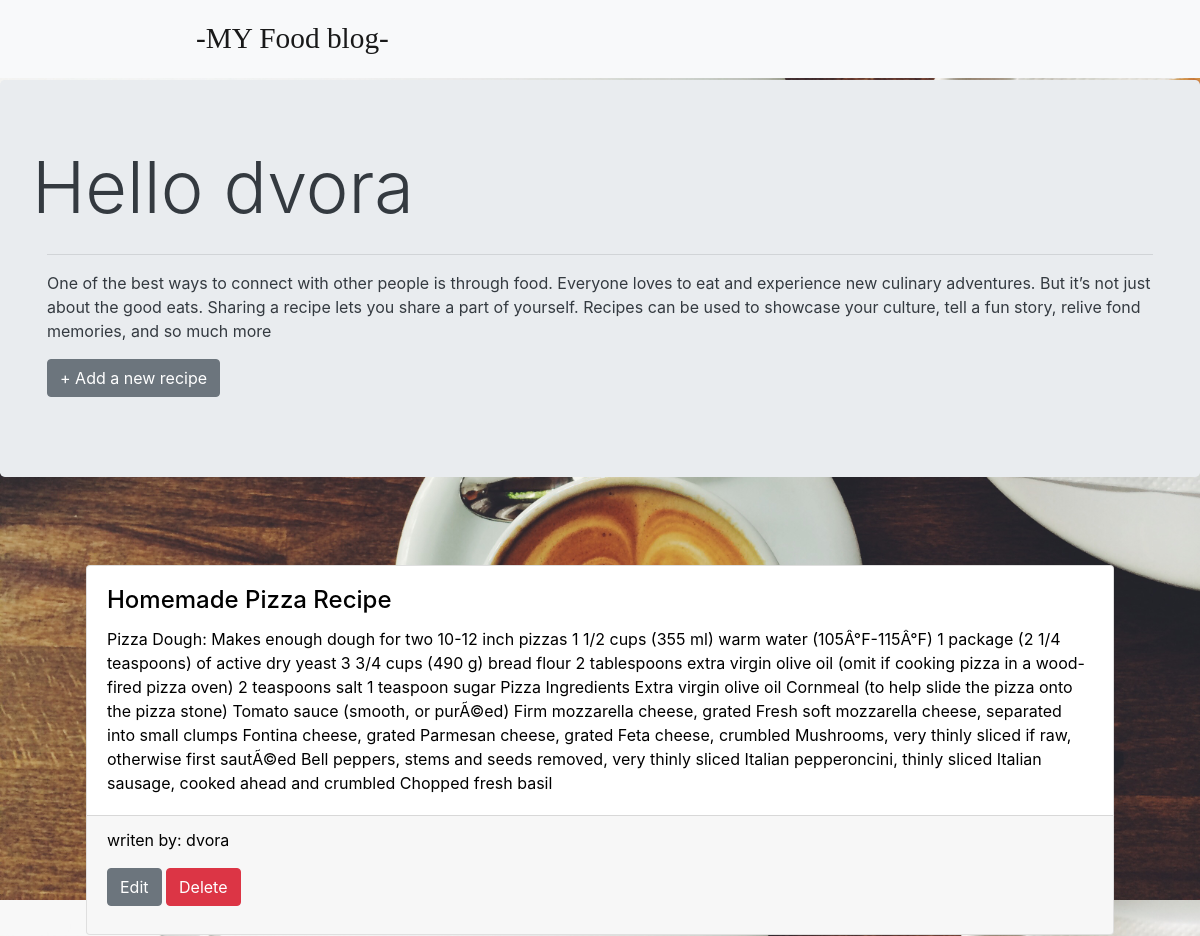
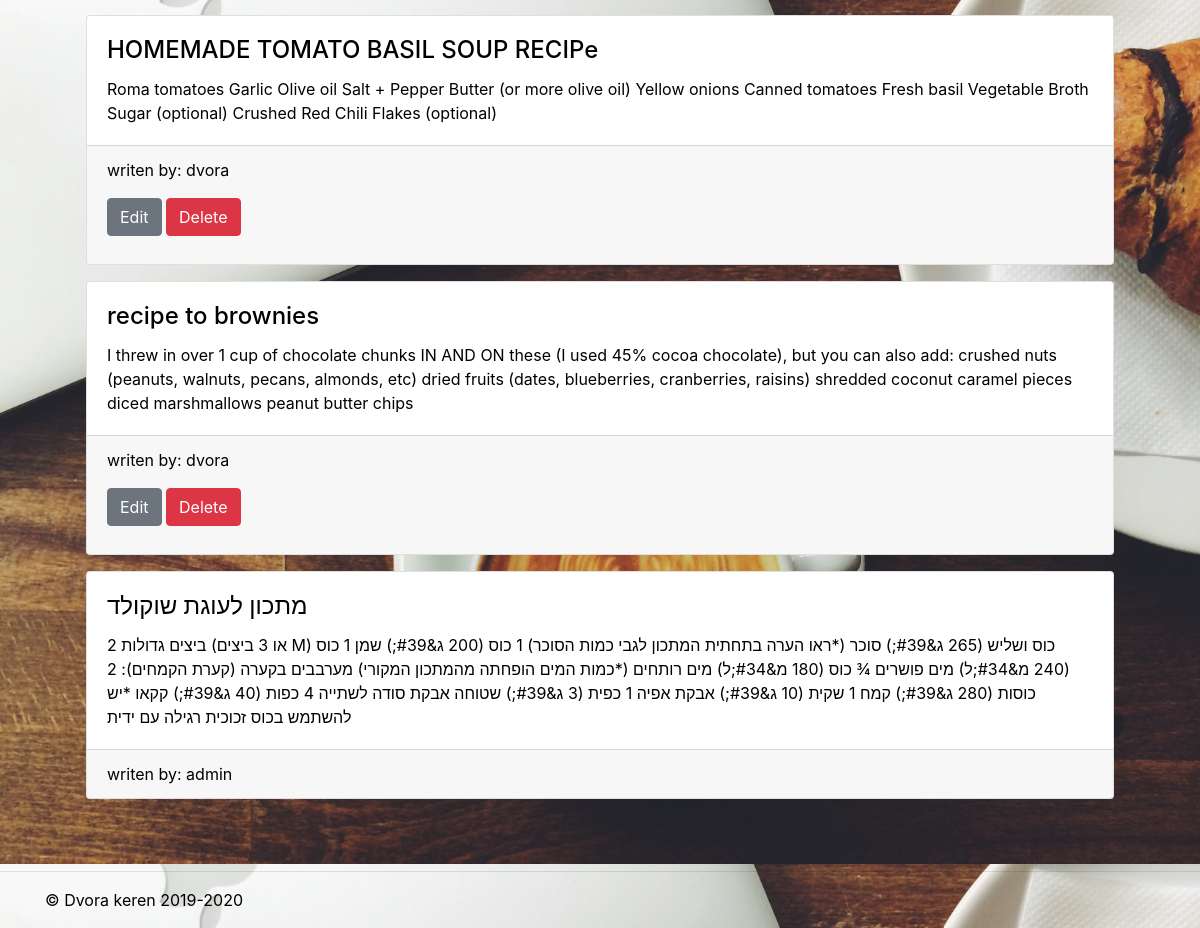
/my_page2.php (signed in), run on the app's committed database (2 pictures, top to bottom).
### tables this page shows
CREATE TABLE `posts` (
  `id` int(11) NOT NULL,
  `userid` int(11) NOT NULL,
  `title` text NOT NULL,
  `post` text NOT NULL,
  `create_at` date NOT NULL
);

CREATE TABLE `users` (
  `id` int(11) NOT NULL,
  `name` char(50) NOT NULL,
  `email` char(50) NOT NULL,
  `pwd` varchar(250) NOT NULL,
  `role` int(11) NOT NULL,
  `update_at` datetime NOT NULL DEFAULT current_timestamp(),
  `avatar` varchar(200) NOT NULL
);

### my_page2.php (the view, shortened to what this page needs)
<?php require_once 'system/function.php';
$link= db_connect();
mysqli_set_charset($link, "utf8");
$sql = "select posts.*,users.name from posts JOIN users on posts.userid = users.id";
$result=$result = mysqli_query($link,$sql);
if($result && mysqli_num_rows($result)> 0 ){
  $data = mysqli_fetch_all($result,MYSQLI_ASSOC);
}
?>
<?php require_once 'header.php';?>
  <main role="main">
  <div class="jumbotron">
    <div class="container">
    <div class="row h-100 align-items-center ">
    <h1 class="display-3 text-dark"> Hello <?= htmlspecialchars($_SESSION['name']); ?> </h1>
     </div>
      <hr>
      <p class="text-dark">One of the best ways to connect with other people is through food. Everyone loves to eat and experience new culinary adventures. But it’s not just about the good eats. Sharing a recipe lets you share a part of yourself. Recipes can be used to showcase your culture, tell a fun story, relive fond memories, and so much more</p>
      <p><a class="btn btn-secondary" href="add_post.php" role="button">+ Add a new recipe</a></p>
    </div>
  </div>
  <div class="container">
    <div class="row p-5">
    <?php if($data):?>
    <?php foreach($data as $row) :?>
    <div class="col-md-12 p-2">
    <div class="card">
    <div class="card-body">
    <h4 class="card-title"><?= htmlspecialchars($row['title']); ?></h4>
    <p class="card-text"><?= htmlspecialchars($row['post']); ?></p>
     </div>
     <div class="card-footer">
     <p class="card-text">writen by: <?= htmlspecialchars($row['name']); ?></p>
        <?php if($_SESSION['uid'] == $row['userid']) :?>
        <p>
          <a class="btn btn-secondary" href="edit_post.php?post_id=<?= $row['id'] ;?>" role="button">Edit</a>
          <a class="btn btn-danger" href="delete.php?post_id=<?= $row['id'] ;?>" role="button">Delete</a>
        </p>
        <?php endif ;?>
       </div>
       </div>
      </div>
  <?php endforeach ;?>
<?php endif ;?>
      </div>
      </div>
<?php require_once 'footer.php' ;?>

### header.php (style rules this page uses)
body { padding-top: 5rem; }

### my_page2.php (style rules this page uses)
body { background-image: url('coffe.jpg'); background-attachment: scroll; background-size: 100%; }

### footer.php (style rules this page uses)
.container { color:black; }

### data on the page
posts: title "Homemade Pizza Recipe", post "Pizza Dough: Makes enough dough for two 10-12 inch pizzas 1 1/2 cups (355 ml) warm water (105Â°F-115Â°F) 1 package (2 1/4 teaspoons) of active dry yeast 3 3/4 cups (490 g) bread flour 2 tablespoons extra virgin olive oil (omit if cooking pizza in a wood-fired pizza oven) 2 teaspoons salt 1 teaspoon sugar Pizza Ingredients Extra virgin olive oil Cornmeal (to help slide the pizza onto the pizza stone) Tomato sauce (smooth, or purÃ©ed) Firm mozzarella cheese, grated Fresh soft mozzarella cheese, separated into small clumps Fontina cheese, grated Parmesan cheese, grated Feta cheese, crumbled Mushrooms, very thinly sliced if raw, otherwise first sautÃ©ed Bell peppers, stems and seeds removed,…", userid.name "dvora"
posts: title "HOMEMADE TOMATO BASIL SOUP RECIPe", post "Roma tomatoes Garlic Olive oil Salt + Pepper Butter (or more olive oil) Yellow onions Canned tomatoes Fresh basil Vegetable Broth Sugar (optional) Crushed Red Chili Flakes (optional)", userid.name "dvora"
posts: title "recipe to brownies", post "I threw in over 1 cup of chocolate chunks IN AND ON these (I used 45% cocoa chocolate), but you can also add: crushed nuts (peanuts, walnuts, pecans, almonds, etc) dried fruits (dates, blueberries, cranberries, raisins) shredded coconut caramel pieces diced marshmallows peanut butter chips", userid.name "dvora"
posts: title "מתכון לעוגת שוקולד", post "2 ביצים גדולות (או 3 ביצים M) כוס ושליש (265 ג&#39;) סוכר (*ראו הערה בתחתית המתכון לגבי כמות הסוכר) 1 כוס (200 ג&#39;) שמן 1 כוס (240 מ&#34;ל) מים פושרים ¾ כוס (180 מ&#34;ל) מים רותחים (*כמות המים הופחתה מהמתכון המקורי) מערבבים בקערה (קערת הקמחים): 2 כוסות (280 ג&#39;) קמח 1 שקית (10 ג&#39;) אבקת אפיה 1 כפית (3 ג&#39;) שטוחה אבקת סודה לשתייה 4 כפות (40 ג&#39;) קקאו *יש להשתמש בכוס זכוכית רגילה עם ידית", userid.name "admin"

### other printed values
$_SESSION['name'] "dvora"
